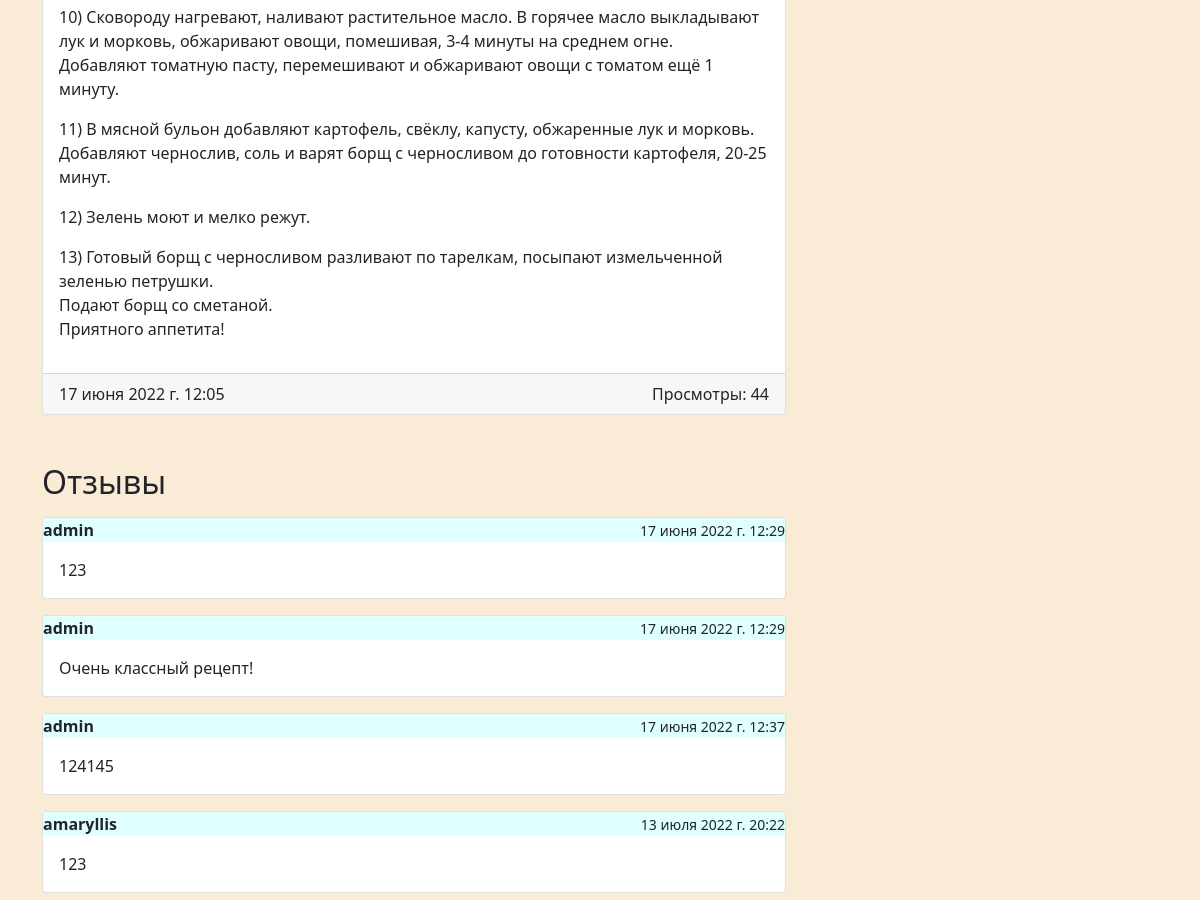
Before: /recipe/1/ (signed in, middle part) with the older database file.
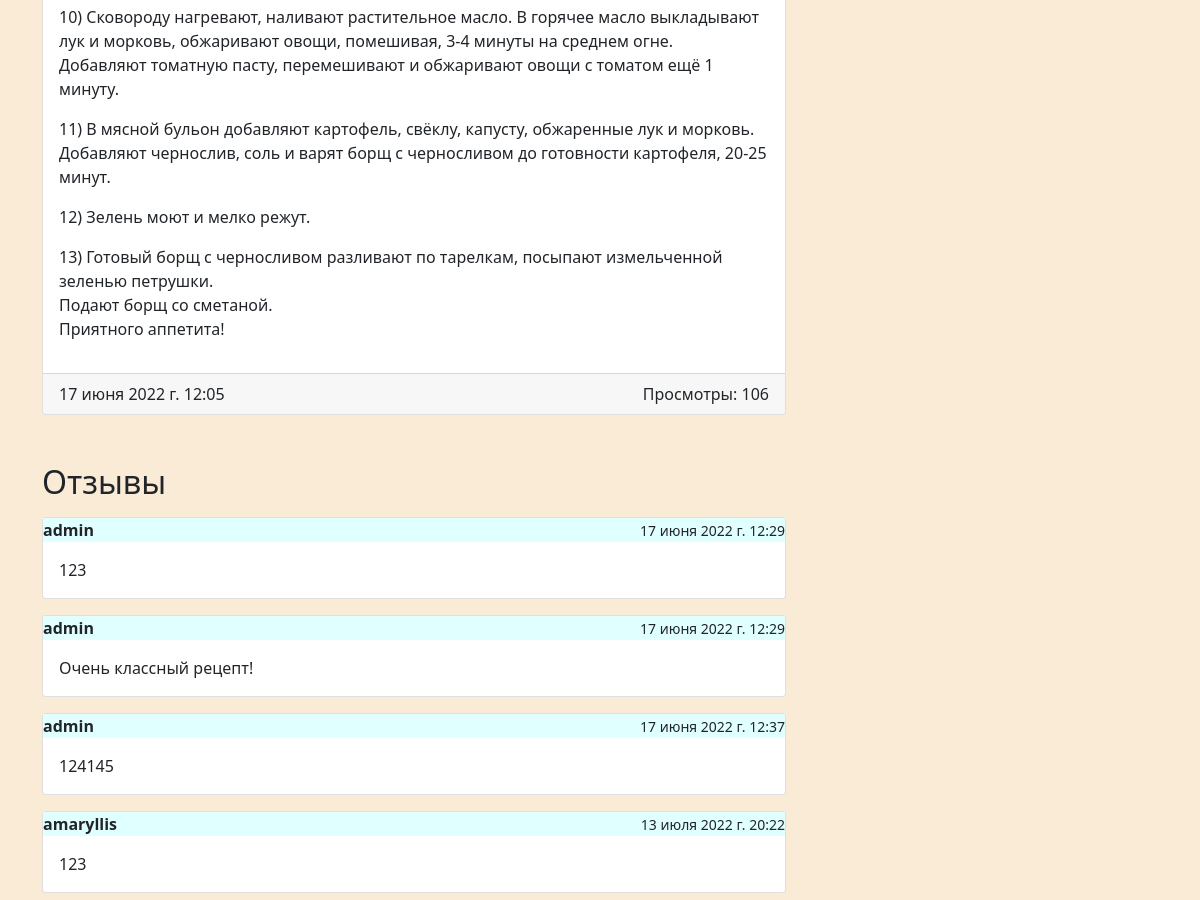
After: the same page with the newer database file.
### blog/models.py (models this page shows, shortened)
class Recipe(models.Model):
    title = models.CharField(max_length=150, verbose_name='Название рецепта')
    content = models.TextField(blank=True, verbose_name='Описание')
    username = models.ForeignKey(User, on_delete=models.CASCADE, null=True, blank=True, verbose_name='Имя пользователя')
    created_on = models.DateTimeField(auto_now_add=True, verbose_name='Дата создания')
    updated_on = models.DateTimeField(auto_now=True, verbose_name='Дата обновления')
    photo = models.ImageField(upload_to='photos/', blank=True, null=True, verbose_name='Изображение')
    is_published = models.BooleanField(default=True, verbose_name='Опубликовать')
    category = models.ForeignKey(Category, on_delete=models.CASCADE, verbose_name='Категория')
    watches = models.IntegerField(default=0, verbose_name='Просмотры')
    slug = models.SlugField(unique=True, null=True)
    time_to_cook = models.IntegerField(default=0)
    class Meta:
        verbose_name = 'Рецепт'
        verbose_name_plural = 'Рецепты'

class Comment(models.Model):
    recipe = models.ForeignKey(Recipe, on_delete=models.CASCADE, related_name='Комментарии')
    username = models.ForeignKey(User, on_delete=models.CASCADE, verbose_name='Имя пользователя')
    content = models.TextField(verbose_name='Комментарий')
    created_on = models.DateTimeField(auto_now_add=True)
    publish = models.BooleanField(default=False)
    class Meta:
        ordering = ['created_on']

### blog/views.py (the view)
# urls.py: path('recipe/<int:pk>/', RecipeDetail.as_view(), name='recipe_detail'),
class RecipeDetail(DetailView):
    model = Recipe
    template_name = 'blog/recipe_detail.html'
    def get_queryset(self):
        return Recipe.objects.filter(pk=self.kwargs['pk'], is_published=True)
    def get_context_data(self, **kwargs):
        context = super().get_context_data()
        recipe = Recipe.objects.get(pk=self.kwargs['pk'])
        recipe.watches += 1
        recipe.save()
        context['title'] = f'Рецепт: {recipe.title}'
        if self.request.user.is_authenticated:
            context['comment_form'] = CommentForm()
        context['comments'] = Comment.objects.filter(recipe_id=self.kwargs['pk'])
        return context

### blog/models.py (called while the page is built)
    def __str__(self):
        return self.title

### blog/templatetags/blog_tags.py (called while the page is built)
@register.simple_tag()
def get_favorite_recipes(user):
    fav = FavoriteRecipe.objects.filter(user=user)
    recipes = [i.recipe for i in fav]
    return recipes

### blog/templates/blog/recipe_detail.html (shortened to what this page needs)
{% extends 'base.html' %}
{% load blog_tags %}
{% load static %}
{% block main %}
<div class="d-flex justify-content-between" style="margin-bottom: 50px">
    <link rel="stylesheet" href="{% static 'blog/css/index.css' %}" class="rel">
    <div class="col-8">
        <div class="card">
            <div class="card-body">
                <p class="card-text" style="font-weight:bold">{{ recipe.content|linebreaks }}</p>
            </div>
            <div class="card-footer d-flex justify-content-between">
                <div>
                    {{ recipe.created_on }}
                </div>
                <div>
                    Просмотры: {{ recipe.watches }}
                </div>
            </div>
        </div>
        <div class="reviews mt-5">
            <h2>Отзывы</h2>
        </div>
        {% for comment in comments %}
        <div class="card mt-3">
            <div class="card-header-comment d-flex justify-content-between">
                <strong>{{ comment.username.username }}</strong>
                <div class="time">
                    <small>{{ comment.created_on }}</small>
                </div>
            </div>
            <div class="card-body">
                <p class="card-text">{{ comment.content }}</p>
            </div>
        </div>
        {% endfor %}
    </div>
    <div class="col-4">
    </div>
</div>
{% endblock %}

### templates/base.html (shortened to what this page needs)
{% load static %}
<!doctype html>
<html lang="en">
<head>
    <link href="https://cdn.jsdelivr.net/npm/bootstrap@5.1.3/dist/css/bootstrap.min.css" rel="stylesheet"
>
</head>
<body>
<link rel="stylesheet" href="{% static 'blog/css/index.css' %}" class="rel">
<div class="container" style="">
    {% block main %}
    {% endblock main %}
</div>
</body>
</html>

### blog/static/blog/css/index.css (style rules this page uses)
body { background-color: AntiqueWhite; }
.card-header-comment { background-color: LightCyan; }

Changed rows visible on the page:
changed Recipe: watches "44" → "106"
